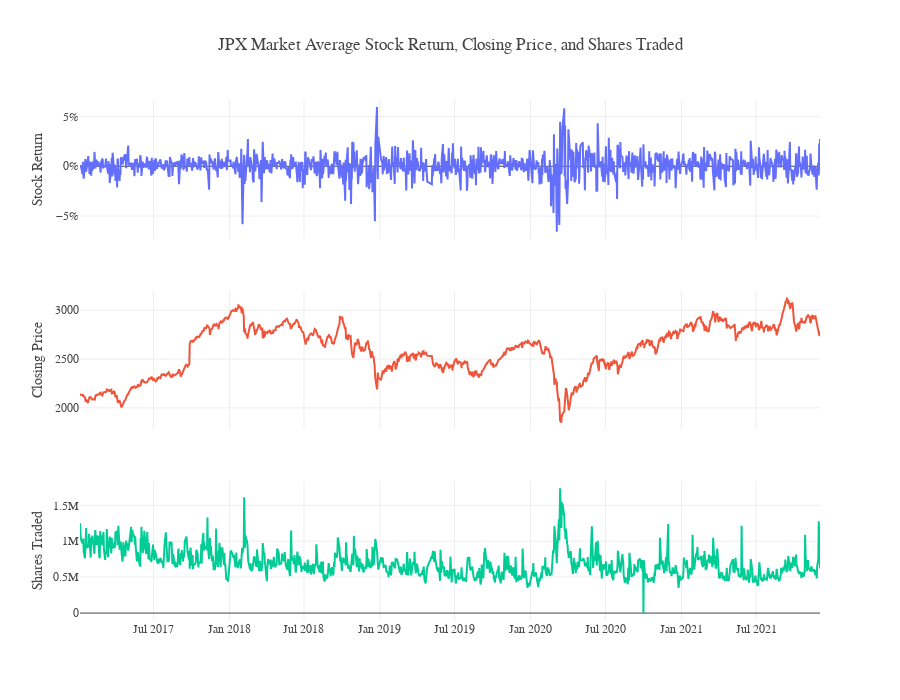

Notebook cell for this chart:
### Markdown cell above
# 2. 训练集数据EDA

### Code cell
train_date=train.Date.unique()
returns=train.groupby('Date')['Target'].mean().mul(100).rename('Average Return')
close_avg=train.groupby('Date')['Close'].mean().rename('Closing Price')
vol_avg=train.groupby('Date')['Volume'].mean().rename('Volume')

fig = make_subplots(rows=3, cols=1, shared_xaxes=True)
for i, j in enumerate([returns, close_avg, vol_avg]):
    fig.add_trace(go.Scatter(x=train_date, y=j, mode='lines',
                             name=j.name, marker_color=colors[i]), row=i+1, col=1)
fig.update_xaxes(rangeslider_visible=False, row=1,col=1)
fig.update_layout(template=temp,title='JPX Market Average Stock Return, Closing Price, and Shares Traded', 
                  hovermode='x unified', height=700, 
                  yaxis1=dict(title='Stock Return', ticksuffix='%'), 
                  yaxis2_title='Closing Price', 
                  yaxis3_title='Shares Traded',
                  showlegend=False)
fig.show()

### Figure 1 — Plotly figure (JSON) as saved in the notebook; plotly's stock layout.template omitted (floating-point values rounded to 4 significant figures; data arrays with more than 128 entries replaced by an {"elided": "..."} marker saying what was removed)
{"data": [{"marker": {"color": "#636EFA"}, "mode": "lines", "name": "Average Return", "type": "scatter", "x": {"elided": "1202 str values"}, "xaxis": "x", "y": {"elided": "1202 float values"}, "yaxis": "y"}, {"marker": {"color": "#EF553B"}, "mode": "lines", "name": "Closing Price", "type": "scatter", "x": {"elided": "1202 str values"}, "xaxis": "x2", "y": {"elided": "1202 float values"}, "yaxis": "y2"}, {"marker": {"color": "#00CC96"}, "mode": "lines", "name": "Volume", "type": "scatter", "x": {"elided": "1202 str values"}, "xaxis": "x3", "y": {"elided": "1202 float values"}, "yaxis": "y3"}], "layout": {"height": 700, "hovermode": "x unified", "showlegend": false, "title": {"text": "JPX Market Average Stock Return, Closing Price, and Shares Traded"}, "xaxis": {"anchor": "y", "domain": [0, 1], "matches": "x3", "rangeslider": {"visible": false}, "showticklabels": false}, "xaxis2": {"anchor": "y2", "domain": [0, 1], "matches": "x3", "showticklabels": false}, "xaxis3": {"anchor": "y3", "domain": [0, 1]}, "yaxis": {"anchor": "x", "domain": [0.7333, 1], "ticksuffix": "%", "title": {"text": "Stock Return"}}, "yaxis2": {"anchor": "x2", "domain": [0.3667, 0.6333], "title": {"text": "Closing Price"}}, "yaxis3": {"anchor": "x3", "domain": [0, 0.2667], "title": {"text": "Shares Traded"}}}}
